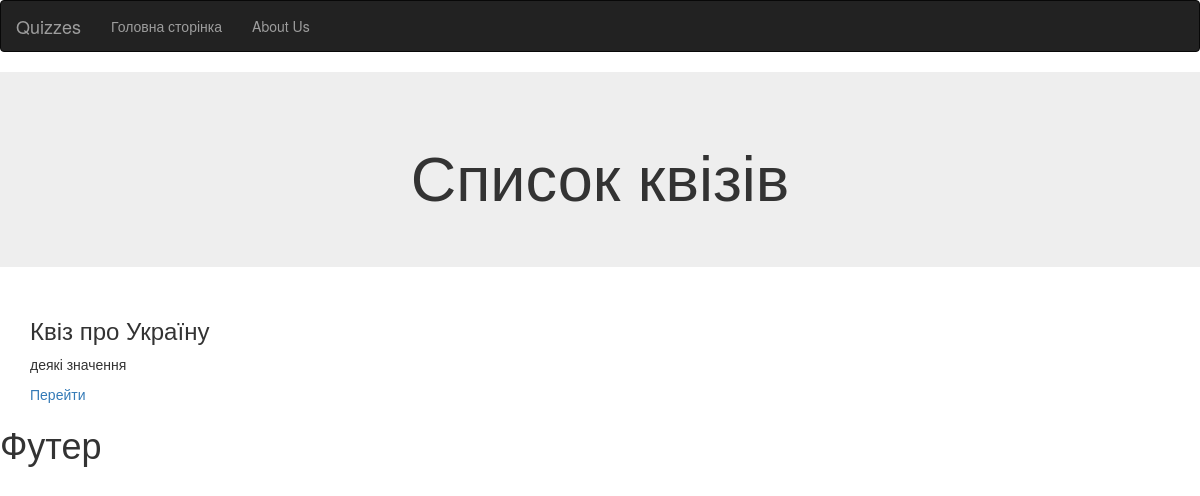
Before: / with the older database file.
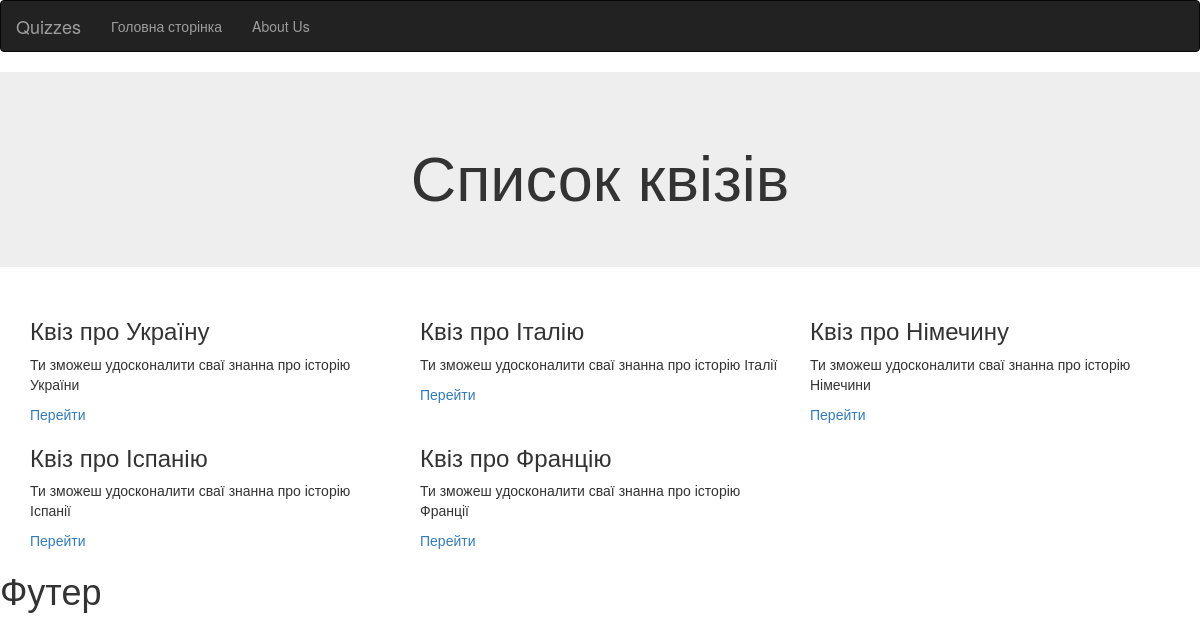
After: the same page with the newer database file.
### tables this page shows
CREATE TABLE Quiz (
            id INT PRIMARY KEY,
            title VARCHAR(255),
            description TEXT
        );

### RunServer.py (the view)
@app.route("/")
def index():
    db_manager = DBmanager(db_name)
    quizzes = db_manager.get_quizzes()
    return render_template("index.html", quizzes=quizzes)

### DBManager.py (called while the page is built)
    def get_quizzes(self):
        cursor = self.connection.cursor()
        cursor.execute("SELECT * FROM Quiz")
        res = cursor.fetchall()
        cursor.close()
        return res

### templates/index.html (shortened to what this page needs)
{% extends "base.html" %}
{% block content %}
<!DOCTYPE html>
<html lang="en">
<head>
  <link rel="stylesheet" href="https://maxcdn.bootstrapcdn.com/bootstrap/3.4.1/css/bootstrap.min.css">
</head>
<body>
<div class="jumbotron text-center">
  <h1>Список квізів</h1>
</div>
<div class="container">
  <div class="row">
      {%for quiz in quizzes%}
    <div class="col-sm-4">
    <h3>{{quiz[1]}}</h3>
    <p>{{quiz[2]}}</p>
    <a href = "/quizz/{{quiz[0]}}"> Перейти</a>
     </div>
{%endfor%}
  </div>
</div>
</body>
</html>
{% endblock %}

### templates/base.html (shortened to what this page needs)
<!DOCTYPE html>
<html lang="en">
<head>
    <link rel="stylesheet" href="https://maxcdn.bootstrapcdn.com/bootstrap/3.4.1/css/bootstrap.min.css">
    <link rel = "stylesheet" href = "{{ url_for('static', filename = 'style.css')}}">
</head>
<body>
<nav class="navbar navbar-inverse">
  <div class="container-fluid">
    <div class="navbar-header">
      <a class="navbar-brand" href="#">Quizzes</a>
    </div>
    <ul class="nav navbar-nav">
      <li><a href="/">Головна сторінка</a></li>
      <li><a href="/about_us">About Us</a></li>
    </ul>
  </div>
</nav>
{% block content %} {% endblock %}
<h1>Футер</h1>
</body>
</html>

### static/style.css (style rules this page uses)
body { background: white; }

Changed rows visible on the page:
changed Quiz "Квіз про Україну": description "деякі значення" → "Ти зможеш удосконалити сваї знанна про історію України"
added Quiz: title "Квіз про Італію", description "Ти зможеш удосконалити сваї знанна про історію Італії"
added Quiz: title "Квіз про Німечину", description "Ти зможеш удосконалити сваї знанна про історію Німечини"
added Quiz: title "Квіз про Іспанію", description "Ти зможеш удосконалити сваї знанна про історію Іспанії"
added Quiz: title "Квіз про Францію", description "Ти зможеш удосконалити сваї знанна про історію Франції"
